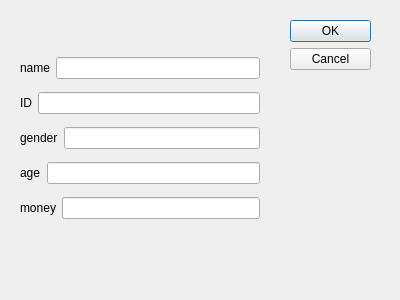
<?xml version="1.0" encoding="UTF-8"?>
<ui version="4.0">
 <class>change_student</class>
 <widget class="QDialog" name="change_student">
  <property name="geometry">
   <rect>
    <x>0</x>
    <y>0</y>
    <width>400</width>
    <height>300</height>
   </rect>
  </property>
  <property name="windowTitle">
   <string>Dialog</string>
  </property>
  <widget class="QDialogButtonBox" name="buttonBox">
   <property name="geometry">
    <rect>
     <x>290</x>
     <y>20</y>
     <width>81</width>
     <height>241</height>
    </rect>
   </property>
   <property name="orientation">
    <enum>Qt::Vertical</enum>
   </property>
   <property name="standardButtons">
    <set>QDialogButtonBox::Cancel|QDialogButtonBox::Ok</set>
   </property>
  </widget>
  <widget class="QWidget" name="layoutWidget">
   <property name="geometry">
    <rect>
     <x>20</x>
     <y>50</y>
     <width>240</width>
     <height>176</height>
    </rect>
   </property>
   <layout class="QVBoxLayout" name="verticalLayout">
    <item>
     <layout class="QHBoxLayout" name="horizontalLayout">
      <item>
       <widget class="QLabel" name="name_label">
        <property name="text">
         <string>name</string>
        </property>
       </widget>
      </item>
      <item>
       <widget class="QLineEdit" name="name_lineEdit"/>
      </item>
     </layout>
    </item>
    <item>
     <layout class="QHBoxLayout" name="horizontalLayout_2">
      <item>
       <widget class="QLabel" name="ID_label">
        <property name="text">
         <string>ID</string>
        </property>
       </widget>
      </item>
      <item>
       <widget class="QLineEdit" name="ID_lineEdit"/>
      </item>
     </layout>
    </item>
    <item>
     <layout class="QHBoxLayout" name="horizontalLayout_3">
      <item>
       <widget class="QLabel" name="gender_label">
        <property name="text">
         <string>gender</string>
        </property>
       </widget>
      </item>
      <item>
       <widget class="QLineEdit" name="gender_lineEdit"/>
      </item>
     </layout>
    </item>
    <item>
     <layout class="QHBoxLayout" name="horizontalLayout_4">
      <item>
       <widget class="QLabel" name="age_label">
        <property name="text">
         <string>age</string>
        </property>
       </widget>
      </item>
      <item>
       <widget class="QLineEdit" name="age_lineEdit"/>
      </item>
     </layout>
    </item>
    <item>
     <layout class="QHBoxLayout" name="horizontalLayout_5">
      <item>
       <widget class="QLabel" name="money_label">
        <property name="text">
         <string>money</string>
        </property>
       </widget>
      </item>
      <item>
       <widget class="QLineEdit" name="monet_lineEdit"/>
      </item>
     </layout>
    </item>
   </layout>
  </widget>
 </widget>
 <resources/>
 <connections>
  <connection>
   <sender>buttonBox</sender>
   <signal>accepted()</signal>
   <receiver>change_student</receiver>
   <slot>accept()</slot>
   <hints>
    <hint type="sourcelabel">
     <x>248</x>
     <y>254</y>
    </hint>
    <hint type="destinationlabel">
     <x>157</x>
     <y>274</y>
    </hint>
   </hints>
  </connection>
  <connection>
   <sender>buttonBox</sender>
   <signal>rejected()</signal>
   <receiver>change_student</receiver>
   <slot>reject()</slot>
   <hints>
    <hint type="sourcelabel">
     <x>316</x>
     <y>260</y>
    </hint>
    <hint type="destinationlabel">
     <x>286</x>
     <y>274</y>
    </hint>
   </hints>
  </connection>
 </connections>
</ui>
